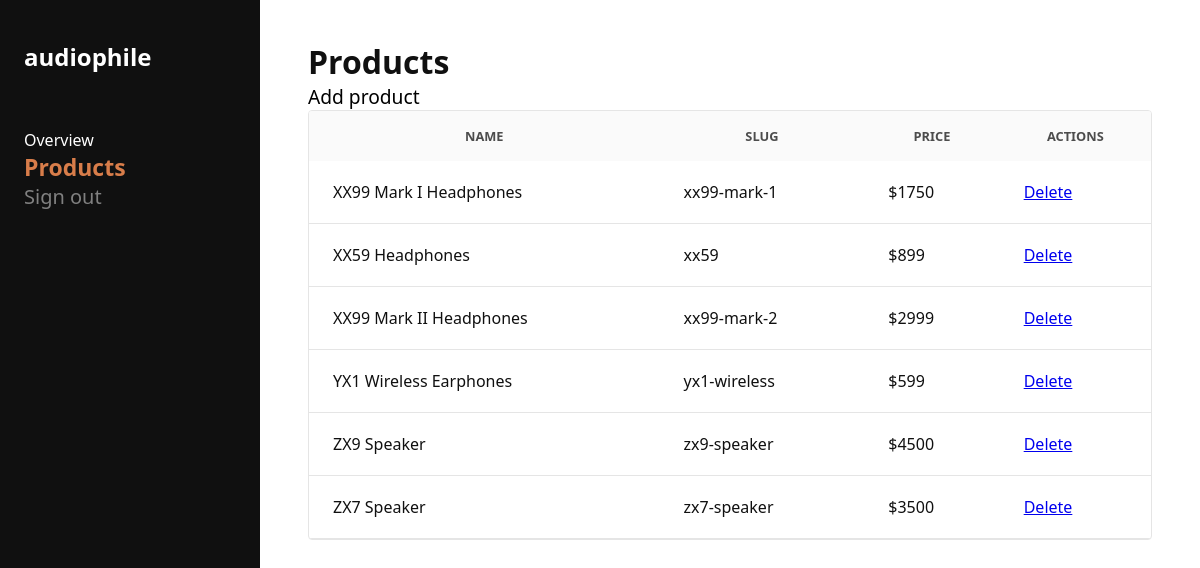
/admin/products (signed in), run on an earlier commit of the app's database.
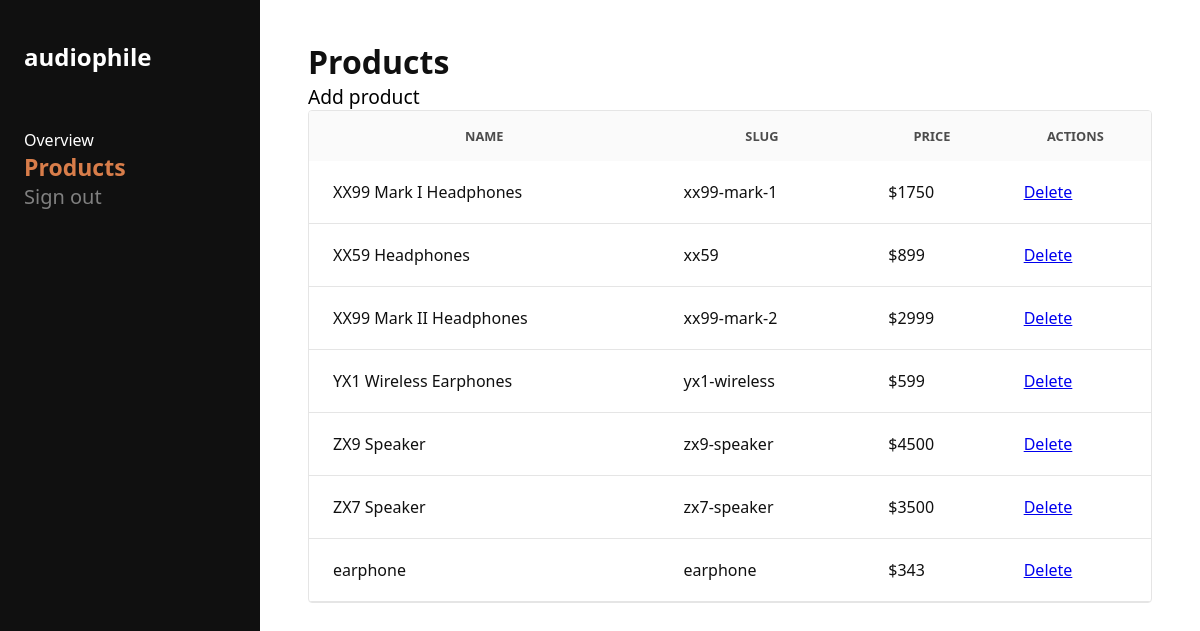
And on a later commit of the database.
### models.py (models this page shows)
class Product(db.Model):
    __tablename__ = "products"
    id = db.Column(db.Integer, primary_key=True)
    slug = db.Column(db.String(100), unique=True, nullable=False)
    name = db.Column(db.String(200), nullable=False)
    price = db.Column(db.Integer, nullable=False)
    description = db.Column(db.Text)
    features = db.Column(db.Text)
    image = db.Column(db.String(255))
    gallery = db.relationship(
        "ProductGallery",
        backref="product",
        lazy=True,
        cascade="all, delete-orphan"
    )
    box_items = db.relationship(
        "ProductBoxItem",
        backref="product",
        lazy=True,
        cascade="all, delete-orphan"
    )

### routes.py (the view)
@app.route('/admin/products')
def admin_products():
    if not is_admin():
        return redirect(url_for("admin_login"))
    products = Product.query.all()
    return render_template("admin/products.html", products=products)

### routes.py (called while the page is built)
def is_admin():
    return session.get("admin") is True

### templates/admin/products.html (shortened to what this page needs)
<!doctype html>
<html lang="en">
  <head>
    <link
      rel="stylesheet"
      href="{{ url_for('static', filename='css/admin.css') }}"
    />
  </head>
  <body>
    <aside class="sidebar">
      <a href="{{ url_for('admin_products') }}" class="sidebar-logo">
        audiophile
      </a>
      <div class="sidebar-section">
        <p class="sidebar-section-label">Overview</p>
        <a href="{{ url_for('admin_products') }}" class="nav-item active">
          Products
        </a>
      </div>
      <div class="sidebar-footer">
        <a class="btn-logout" href="{{ url_for('admin_logout') }}">
          Sign out
        </a>
      </div>
    </aside>
    <div class="main">
      <header class="topbar">
        <h1>Products</h1>
      </header>
      <div class="content">
        <a class="btn-add" href="{{ url_for('create_product') }}">
          Add product
        </a>
        <div class="table-wrap">
          <table>
            <thead>
              <tr>
                <th>Name</th>
                <th>Slug</th>
                <th>Price</th>
                <th>Actions</th>
              </tr>
            </thead>
            <tbody>
              {% for p in products %}
              <tr>
                <td>{{ p.name }}</td>
                <td>{{ p.slug }}</td>
                <td>${{ p.price }}</td>
                <td>
                  <a
                    href="{{ url_for('delete_product', id=p.id) }}"
                    onclick="return confirm('Delete product?');"
                  >
                    Delete
                  </a>
                </td>
              </tr>
              {% endfor %}
            </tbody>
          </table>
        </div>
      </div>
    </div>
  </body>
</html>

What changed in the data, as far as the page shows it:
added Product: name "earphone", slug "earphone", price "343"
